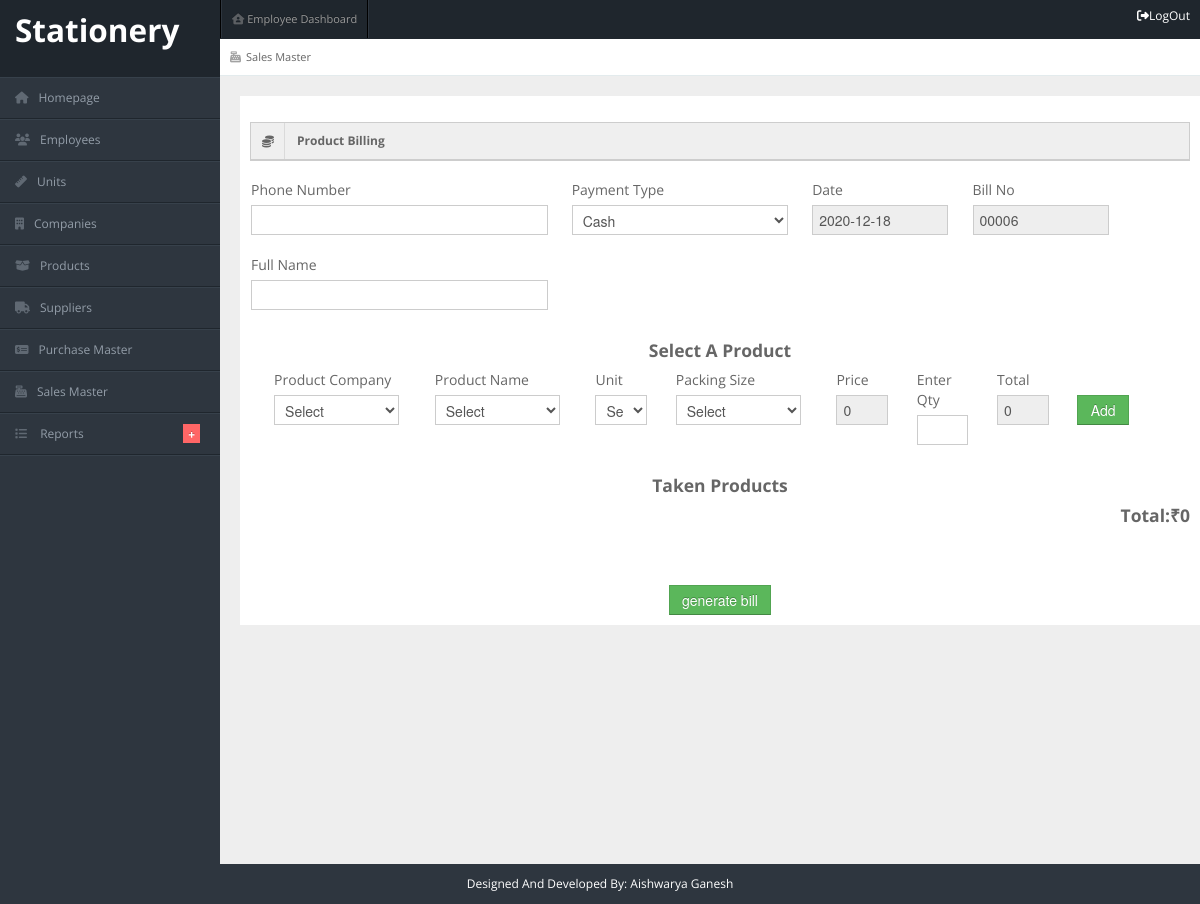
/Stationery_IMS/admin/sales_master.php, run on an earlier commit of the app's database.
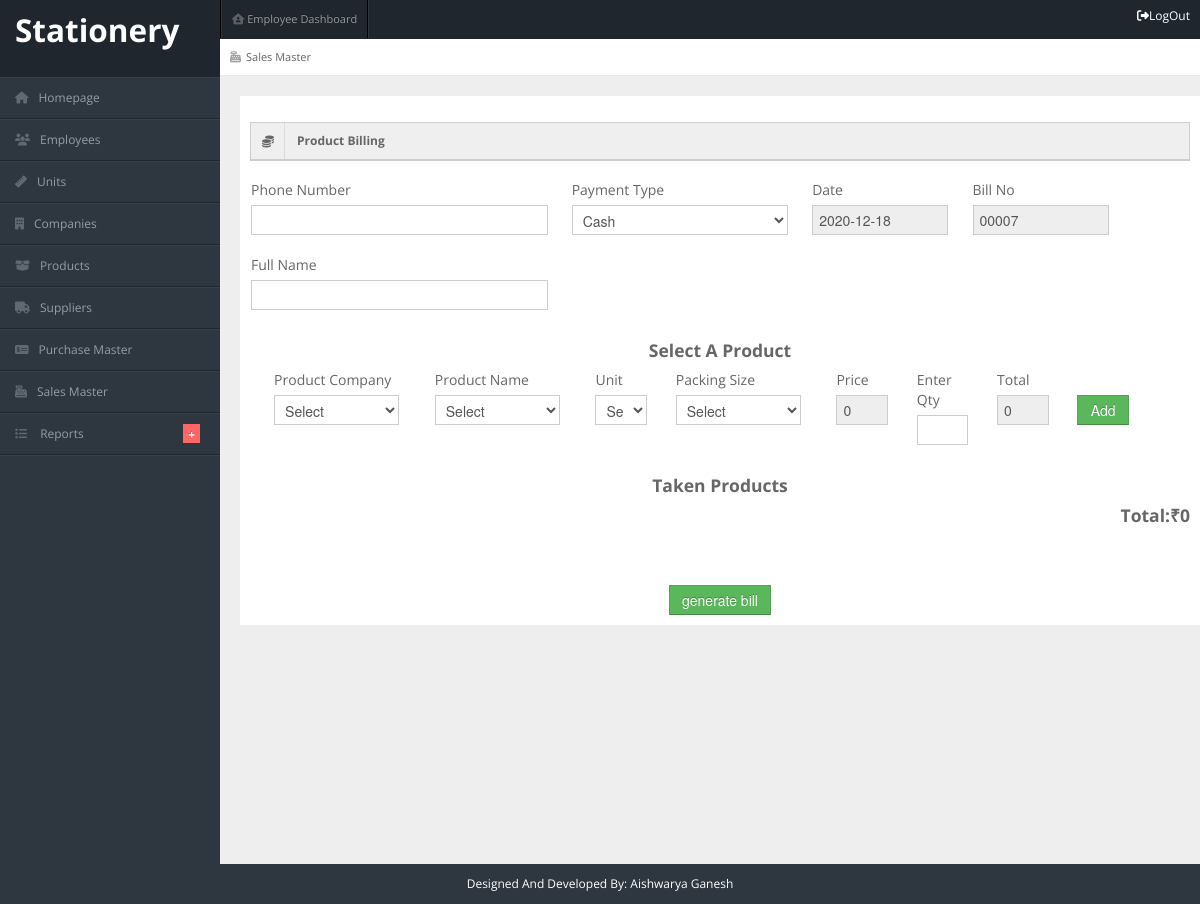
And on a later commit of the database.
### tables this page shows
CREATE TABLE `billing_header` (
  `id` int(5) NOT NULL,
  `phno` varchar(15) NOT NULL,
  `payment_method` varchar(50) NOT NULL,
  `date` date NOT NULL,
  `bill_no` varchar(10) NOT NULL,
  `username` varchar(20) NOT NULL
);

### Stationery_IMS/admin/sales_master.php (the view, shortened to what the changed rows need)
<?php
include "header.php";
include "../employee/connection.php";
$bill_id=0;
$res=mysqli_query($link,"select * from billing_header order by id desc limit 1");
while ($row=mysqli_fetch_array($res))
{
  $bill_id=$row["id"];
}
?>
    <div id="content">
      <form name="form1" action="" method="post" class="form-horizontal nopadding">
        <div class="container-fluid">
                <div class="row-fluid" style="background-color: white; min-height: 100px; padding:10px;">
                    <div class="span12">
                        <div class="widget-box">
                            <div class="widget-content nopadding">
                                <div class="span2">
                                    <br>
                                    <div>
                                        <label>Bill No</label>
                                        <input type="text" class="span12" name="billno" value="<?php echo generate_bill_no($bill_id) ?>" readonly>
                                    </div>
                                </div>
                            </div>
                        </div>
                    </div>
                </div>
        </div>
          </form>
    </div>
<?php
function generate_bill_no($id)
{
  if($id=="")
  {
    $id1 = 0;
  }
  else{
    $id1=$id;
  }
  $id1=$id1+1;
  $len=strlen($id1);
  switch($len)
  {
    case "1" : $id1 = '0000'.$id1;break;
  }
  return $id1;
}
  ?>
<?php
include "footer.php";
?>

What changed in the data, as far as the page shows it:
no longer on this page (row unchanged): billing_header: billno "00006"
added billing_header: billno "00007"
